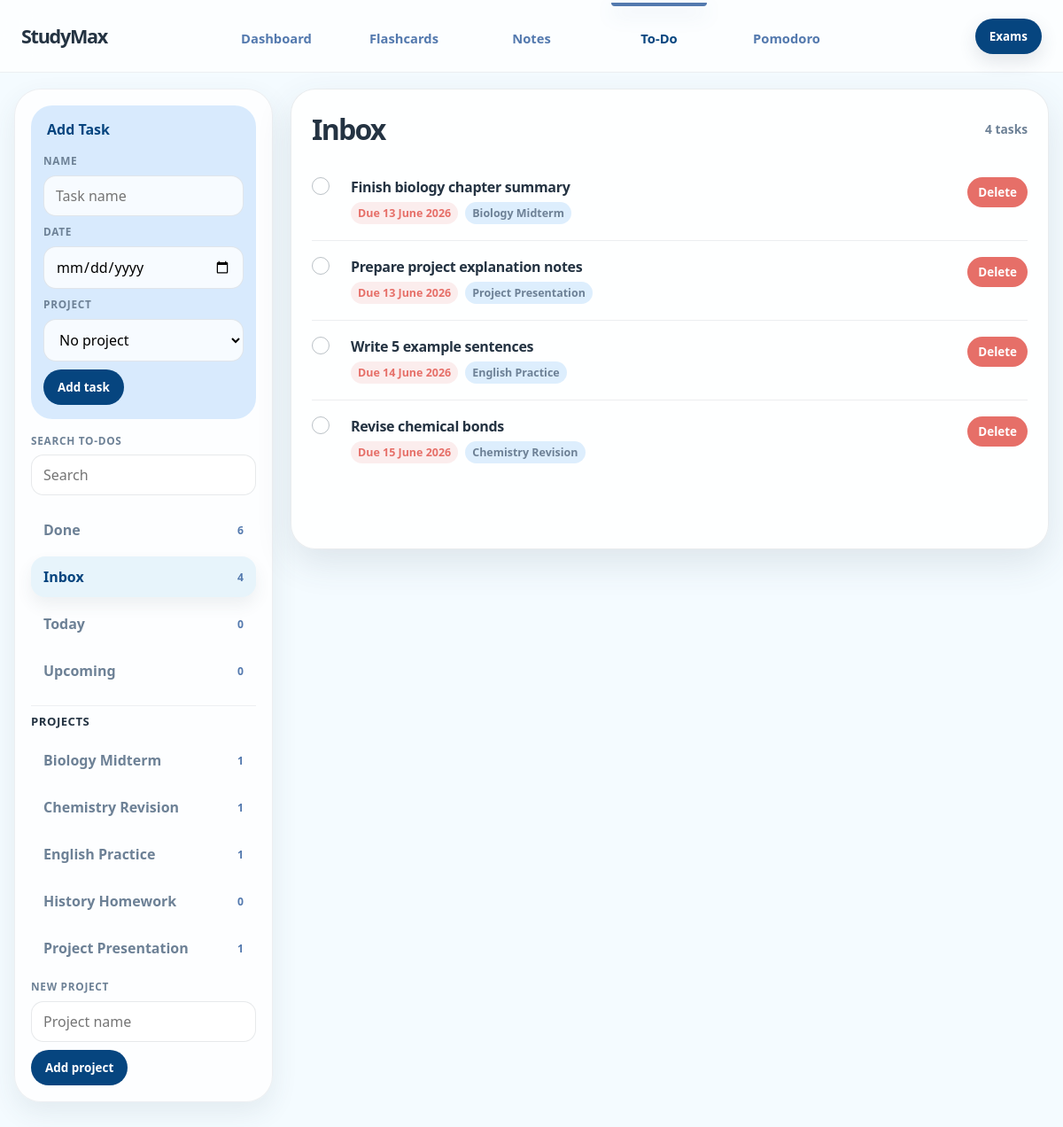
Screenshot of /todos with the database file from the repository.
### tables this page shows
CREATE TABLE todo_projects (
    id INTEGER PRIMARY KEY AUTOINCREMENT,
    name TEXT NOT NULL UNIQUE,
    created_at TIMESTAMP DEFAULT CURRENT_TIMESTAMP
);

CREATE TABLE todos (
    id INTEGER PRIMARY KEY AUTOINCREMENT,
    title TEXT NOT NULL,
    is_done INTEGER NOT NULL DEFAULT 0,
    created_at TIMESTAMP DEFAULT CURRENT_TIMESTAMP
, due_date TEXT, completed_at TEXT, project_id INTEGER);

### app.py (the view, shortened to what this page needs)
@app.route("/todos", methods=["GET", "POST"])
def todos():
    view = request.args.get("view", "inbox")
    search = request.args.get("search", "").strip()
    project_id = request.args.get("project_id", type=int)
    today = today_utc_date().isoformat()
    where = []
    params = []
    page_title = "Inbox"
    if search:
        where.append("lower(t.title) LIKE lower(?)")
        params.append(f"%{search}%")
        page_title = "Search Results"
    elif project_id:
        where.append("t.project_id = ?")
        params.append(project_id)
        project = query_one("SELECT name FROM todo_projects WHERE id = ?", (project_id,))
        page_title = project["name"] if project else "Project"
    elif view == "done":
        where.append("t.is_done = 1")
        page_title = "Done"
    elif view == "today":
        where.append("t.is_done = 0")
        where.append("t.due_date = ?")
        params.append(today)
        page_title = "Today"
    elif view == "upcoming":
        where.append("t.is_done = 0")
        where.append("t.due_date > ?")
        params.append(today)
        page_title = "Upcoming"
    else:
        view = "inbox"
        where.append("t.is_done = 0")
    where_clause = f"WHERE {' AND '.join(where)}" if where else ""
    raw_items = query_all(
        f"""
        SELECT t.*, p.name AS project_name
        FROM todos t
        LEFT JOIN todo_projects p ON p.id = t.project_id
        {where_clause}
        ORDER BY t.is_done, date(t.due_date) IS NULL, date(t.due_date) ASC, t.created_at DESC
        """,
        tuple(params),
    )
    items = []
    for item in raw_items:
        item_data = dict(item)
        item_data["due_label"] = format_display_date(item["due_date"])
        items.append(item_data)
    counts = {
        "done": query_one("SELECT COUNT(*) AS count FROM todos WHERE is_done = 1")["count"],
        "inbox": query_one("SELECT COUNT(*) AS count FROM todos WHERE is_done = 0")["count"],
        "today": query_one(
            "SELECT COUNT(*) AS count FROM todos WHERE is_done = 0 AND due_date = ?",
            (today,),
        )["count"],
        "upcoming": query_one(
            "SELECT COUNT(*) AS count FROM todos WHERE is_done = 0 AND due_date > ?",
            (today,),
        )["count"],
    }
    return render_template(
        "todos.html",
        items=items,
        projects=get_todo_projects(),
        counts=counts,
        active_view=view,
        active_project_id=project_id,
        page_title=page_title,
        search=search,
        today=today,
    )

### app.py (called while the page is built)
def get_db():
    if "db" not in g:
        g.db = sqlite3.connect(DATABASE)
        g.db.row_factory = sqlite3.Row
    return g.db

def query_all(sql, params=()):
    return get_db().execute(sql, params).fetchall()

def query_one(sql, params=()):
    return get_db().execute(sql, params).fetchone()

def utc_now():
    return datetime.utcnow()

def today_utc_date():
    return utc_now().date()

def parse_date(value):
    if not value:
        return None
    return datetime.strptime(value, "%Y-%m-%d").date()

def format_display_date(value):
    parsed = parse_date(value)
    if parsed is None:
        return ""
    today = today_utc_date()
    if parsed == today - timedelta(days=1):
        return "Yesterday"
    if parsed == today:
        return "Today"
    if parsed == today + timedelta(days=1):
        return "Tomorrow"
    return f"{parsed.day} {parsed.strftime('%B %Y')}"

def get_flashcard_decks():
    return query_all(
        """
        SELECT d.id,
               d.name,
               COUNT(f.id) AS card_count,
               SUM(CASE WHEN datetime(f.due_at) <= datetime('now') THEN 1 ELSE 0 END) AS due_count
        FROM flashcard_decks d
        LEFT JOIN flashcards f ON f.deck_id = d.id
        GROUP BY d.id, d.name
        ORDER BY lower(d.name)
        """
    )

def get_todo_projects():
    return query_all(
        """
        SELECT p.id,
               p.name,
               COUNT(t.id) AS task_count
        FROM todo_projects p
        LEFT JOIN todos t ON t.project_id = p.id AND t.is_done = 0
        GROUP BY p.id, p.name
        ORDER BY lower(p.name)
        """
    )

@app.context_processor
def site_data():
    return {
        "decks": get_flashcard_decks(),
    }

### templates/todos.html (shortened to what this page needs)
{% extends "base.html" %}
{% block content %}
<section class="todo-workspace">
    <aside class="todo-sidebar">
        <details class="todo-add-box" open>
            <summary>Add Task</summary>
            <form method="post" class="todo-sidebar-form">
                <label for="title">Name</label>
                <input id="title" name="title" placeholder="Task name" required>
                <label for="due_date">Date</label>
                <input id="due_date" name="due_date" type="date">
                <label for="project_id">Project</label>
                <select id="project_id" name="project_id">
                    <option value="">No project</option>
                </select>
                <button type="submit">Add task</button>
            </form>
        </details>
        <form method="get" action="{{ url_for('todos') }}" class="todo-search">
            <label for="todo-search">Search To-Dos</label>
            <input id="todo-search" name="search" value="{{ search }}" placeholder="Search">
        </form>
        <nav class="todo-nav" aria-label="To-do views">
            <a class="{{ 'active' if active_view == 'done' else '' }}" href="{{ url_for('todos', view='done') }}">
                <span>Done</span>
                <small>{{ counts.done }}</small>
            </a>
            <a class="{{ 'active' if active_view == 'inbox' and not active_project_id and not search else '' }}" href="{{ url_for('todos') }}">
                <span>Inbox</span>
                <small>{{ counts.inbox }}</small>
            </a>
            <a class="{{ 'active' if active_view == 'today' else '' }}" href="{{ url_for('todos', view='today') }}">
                <span>Today</span>
                <small>{{ counts.today }}</small>
            </a>
            <a class="{{ 'active' if active_view == 'upcoming' else '' }}" href="{{ url_for('todos', view='upcoming') }}">
                <span>Upcoming</span>
                <small>{{ counts.upcoming }}</small>
            </a>
        </nav>
        <div class="todo-projects">
            <div class="todo-sidebar-title">Projects</div>
            {% if projects %}
                <nav class="todo-nav project-nav" aria-label="To-do projects">
                    {% for project in projects %}
                        <a class="{{ 'active' if active_project_id == project.id else '' }}" href="{{ url_for('todos', project_id=project.id) }}">
                            <span>{{ project.name }}</span>
                            <small>{{ project.task_count }}</small>
                        </a>
                    {% endfor %}
                </nav>
            {% else %}
                <p class="todo-empty-small">No projects yet.</p>
            {% endif %}
            <form method="post" class="todo-sidebar-form compact">
                <label for="project_name">New Project</label>
                <input id="project_name" name="project_name" placeholder="Project name">
                <button type="submit">Add project</button>
            </form>
        </div>
    </aside>
    <main class="todo-main box">
        <div class="box-title">
            <div>
                <h2>{{ page_title }}</h2>
            </div>
            <span class="todo-count">{{ items|length }} tasks</span>
        </div>
        {% if items %}
            <ul class="todo-list todo-list-large">
                {% for item in items %}
                    <li class="{{ 'done' if item.is_done else '' }}">
                        <form method="post" action="{{ url_for('toggle_todo', todo_id=item.id) }}">
                            <button type="submit" class="todo-check" aria-label="{{ 'Mark incomplete' if item.is_done else 'Mark complete' }}">
                            </button>
                        </form>
                        <div class="todo-item-body">
                            <strong>{{ item.title }}</strong>
                            <div class="todo-meta-line">
                                {% if item.due_date %}
                                    <span class="todo-date-chip {{ 'overdue' if item.due_date < today and not item.is_done else '' }} {{ 'today' if item.due_date == today and not item.is_done else '' }}">
                                        Due {{ item.due_label }}
                                    </span>
                                {% else %}
                                    <span>No due date</span>
                                {% endif %}
                                {% if item.project_name %}
                                    <span>{{ item.project_name }}</span>
                                {% endif %}
                            </div>
                        </div>
                        <form method="post" action="{{ url_for('delete_todo', todo_id=item.id) }}">
                            <button type="submit" class="danger ghost-danger" data-confirm="Delete this to-do?">Delete</button>
                        </form>
                    </li>
                {% endfor %}
            </ul>
        {% else %}
            <div class="todo-empty-state">
                <h3>No tasks here</h3>
                <p class="hint-text">No tasks here.</p>
            </div>
        {% endif %}
    </main>
</section>
{% endblock %}

### rows the page displays
todo_projects: name "Biology Midterm", task_count "1"
todo_projects: name "Chemistry Revision", task_count "1"
todo_projects: name "English Practice", task_count "1"
todo_projects: name "History Homework", task_count "0"
todo_projects: name "Project Presentation", task_count "1"
todos: is_done 0 (drawn), title "Finish biology chapter summary", due_label "13 June 2026", project_name "Biology Midterm"
todos: is_done 0 (drawn), title "Prepare project explanation notes", due_label "13 June 2026", project_name "Project Presentation"
todos: is_done 0 (drawn), title "Write 5 example sentences", due_label "14 June 2026", project_name "English Practice"
todos: is_done 0 (drawn), title "Revise chemical bonds", due_label "15 June 2026", project_name "Chemistry Revision"

### other values shown
{{ counts.done }} "6"
{{ counts.inbox }} "4"
{{ counts.today }} "0"
{{ counts.upcoming }} "0"
{{ page_title }} "Inbox"
{{ items|length }} "4"
